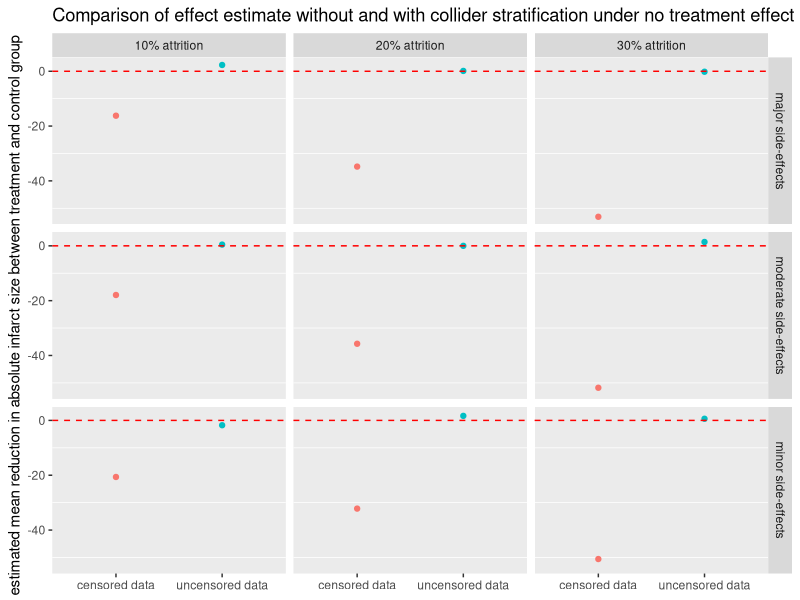
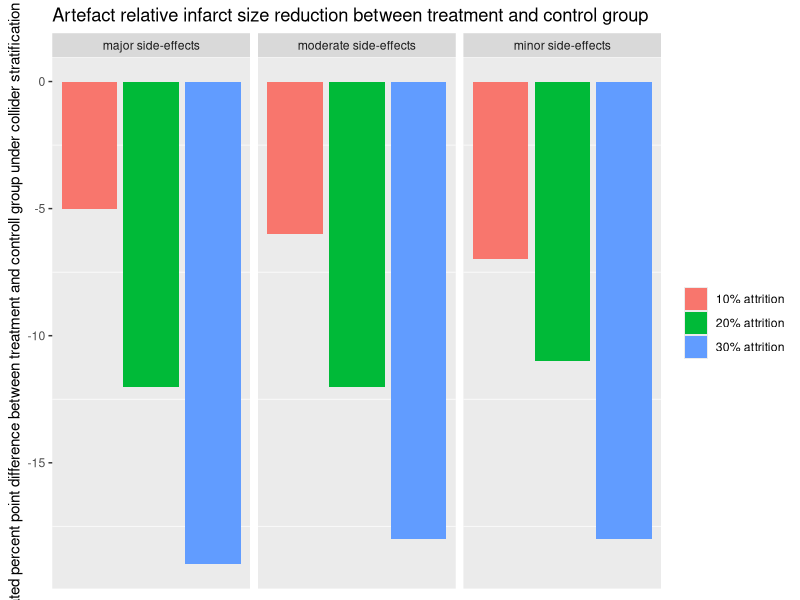

These figures' R source, in order:
library(tidyverse)
library(ggplot2)

B=1000

# A bernuoulli prob_A
# L is normal with mean_L and sd_L
# Y = b_0 + b_1*A + b_2*L + rnorm(0,sd_Y)
# W = g_0 + g_1*A + g_2*L + rnorm(0, sd_W)


#example of settings for coefficients 
#probably b_2 & g_2 can be fixed from literature 
prob_A = 0.5
mean_L = 150
sd_L = 40
b_0 = 50
b_1 = 0 # this values will be varied to simulate a causal treatment effect 
b_2 = 1.5 # should this value be larger than 1? -> initial increase of infarct size 
g_0 = 3
g_1 = c(-100,-50,-30) #this values will be varied to simulate a treatment effect on welfare with different magnitudes  
g_2 = c(-0.3) #do we need to vary this? -> identify from animal model studies 
sd_Y = 50
sd_W = 2
cutoff_W = c(0.1,0.2, 0.3)
n = 20

report <- expand_grid(prob_A, mean_L, sd_L, b_0, b_1, b_2, g_0, g_1, g_2, sd_Y, sd_W, cutoff_W, n, bias=NA_real_, check=NA_real_, estimate=NA_real_)

# here starts the counting of the row
for (i in 1:nrow(report)) {

estimate <- rep(NA_real_, B)
bias <- rep(NA_real_, B)
check <- rep(NA_real_, B)
estimate_perc <- rep(NA_real_, B)

# here starts the loop in b
for (b in 1:B) {

# create the dataset
dat <- data.frame(A = rep(0:1,report$prob_A[i]*report$n[i], each=1),
                  L = rnorm(n=report$n[i], mean=report$mean_L[i], sd=report$sd_L[i]))
dat$W <- report$g_0[i] + report$g_1[i]*dat$A + report$g_2[i]*dat$L + rnorm(report$n[i], 0, report$sd_W[i])
dat$Y <- report$b_0[i] + report$b_1[i]*dat$A + report$b_2[i]*dat$L + rnorm(report$n[i], 0, report$sd_Y[i])
dat$W2 <- dat$W >= quantile(dat$W, probs=report$cutoff_W[i]) 
dat_s <- dat %>% filter(W2==TRUE)
# dat_s %>% group_by(A) %>% summarise(Y=mean(Y))
estimate[b] =  mean(dat_s$Y[dat_s$A==1]) - mean(dat_s$Y[dat_s$A==0])
estimate_perc[b] = (mean(dat_s$Y[dat_s$A ==1]) - mean(dat_s$Y[dat_s$A==0]))/mean(dat_s$Y[dat_s$A==0])
bias[b] = estimate[b] - report$b_1[i]
check[b] = mean(dat$Y[dat$A==1]) - mean(dat$Y[dat$A==0])
}
report$estimate[i] = mean(estimate)
report$bias[i] = mean(bias)
report$check[i] = mean(check)
report$estimate_perc[i] = mean(estimate_perc)
}


#separate displays of mean difference between treatment and intervention group for different strengths of A -> W (side-effects)

report_large<-report%>%filter(report$g_1 == -100)%>%gather(key = "estimate", value = "value", check:estimate)%>% select(-bias)
report_medium<-report%>%filter(report$g_1 == -50)%>%gather(key = "estimate", value = "value", check:estimate)%>% select(-bias)
report_small<-report%>%filter(report$g_1 == -30)%>%gather(key = "estimate", value = "value", check:estimate)%>% select(-bias)

report_long<-rbind(report_large, report_medium, report_small)
#ggplot(report_large)+ geom_point(mapping = aes(x = estimate, y = value, color = estimate)) + facet_grid(cols = vars(cutoff_W))
#ggplot(report_medium)+ geom_point(mapping = aes(x = estimate, y = value, color = estimate)) + facet_grid(cols = vars(cutoff_W))
#ggplot(report_small)+ geom_point(mapping = aes(x = estimate, y = value, color = estimate)) + facet_grid(cols = vars(cutoff_W))

#side_effects<-c("major", "moderate", "minor")
#names(side_effects)<-c(-100, -50, -30)
#attrition<-c("10% attrition", "20% attrition", "30% attrition")
#names(attrition)<-c(0.1,0.2,0.3)

report_long$g_1 <- factor(report_long$g_1,levels = c(-100, -50, -30), 
                  labels = c("major side-effects", "moderate side-effects", "minor side-effects"))
report_long$cutoff_W <- factor(report_long$cutoff_W, levels = c(0.1,0.2,0.3),
                  labels = c("10% attrition", "20% attrition", "30% attrition"))
report_long$estimate<-factor(report_long$estimate, levels = c("estimate", "check"), labels = c("censored data", "uncensored data"))

report_long$estimate_perc<-round(report_long$estimate_perc*100)

ggplot(report_long)+
  geom_point(aes(x = estimate, y = value, color = estimate))+
  geom_hline(yintercept = 0, color = "red", linetype = "dashed")+
  facet_grid(cols = vars(factor(cutoff_W)), 
             rows = vars(factor(g_1)))+
  labs(title = "Comparison of effect estimate without and with collider stratification under no treatment effect",
       y = "estimated mean reduction in absolute infarct size between treatment and control group") + 
  theme(panel.grid.major = element_blank(),
        axis.title.x = element_blank(), 
        legend.position = "none")


report_perc<-report_long%>%filter(report_long$estimate =="censored data")
ggplot(report_perc)+
  geom_col(aes(x = cutoff_W, y = estimate_perc, fill = cutoff_W))+
  facet_grid(cols = vars(factor(g_1)))+
  labs(title = "Artefact relative infarct size reduction between treatment and control group",
       y = "estimated percent point difference between treatment and controll group under collider stratification") + 
  theme(panel.grid.major = element_blank(),
        axis.ticks.x = element_blank(), 
        axis.text.x = element_blank(), 
        axis.title.x = element_blank(), 
        legend.title = element_blank())
